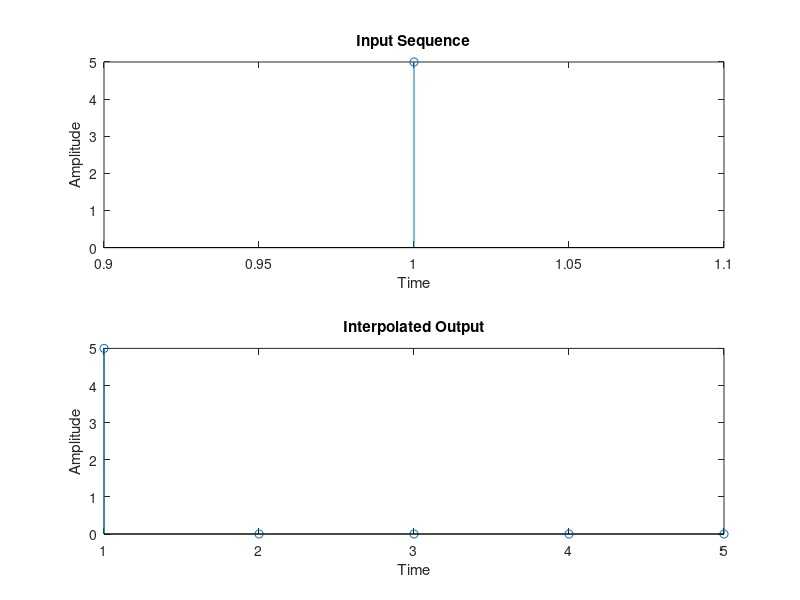
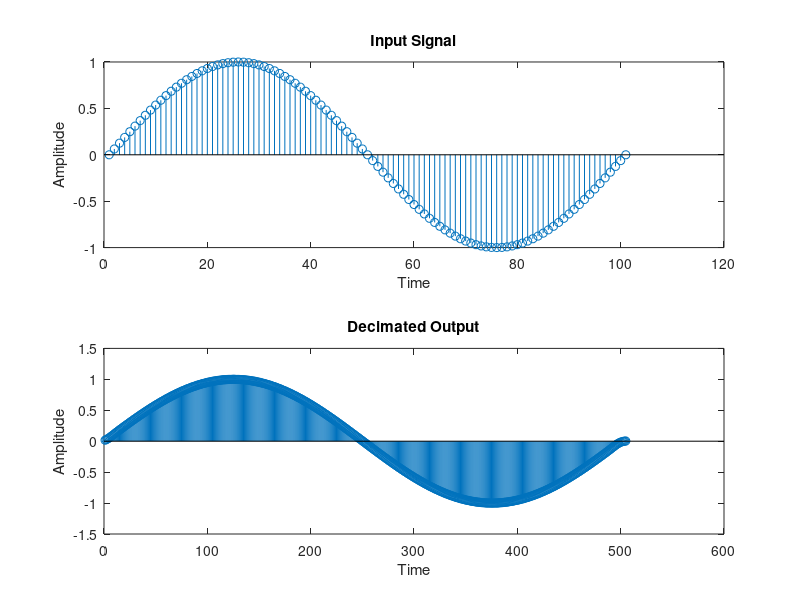

Write MATLAB code to recreate these figures, in order.
clc;
clear all;
close all;

n = input('Enter the factor by which input sequence must be interpolated: ');
x = input('Enter the input sequence: ');
y = upsample(x, n);

figure;
subplot(2,1,1);
stem(x);
xlabel('Time');
ylabel('Amplitude');
title('Input Sequence');

subplot(2,1,2);
stem(y);
xlabel('Time');
ylabel('Amplitude');
title('Interpolated Output');

t = 0:0.01:1;
l = length(t);
z = sin(2*pi*t);
d = interp(z, n);

figure;
subplot(2,1,1);
stem(z(1:l));
xlabel('Time');
ylabel('Amplitude');
title('Input Signal');

subplot(2,1,2);
stem(d(1:l*n));
xlabel('Time');
ylabel('Amplitude');
title('Decimated Output');